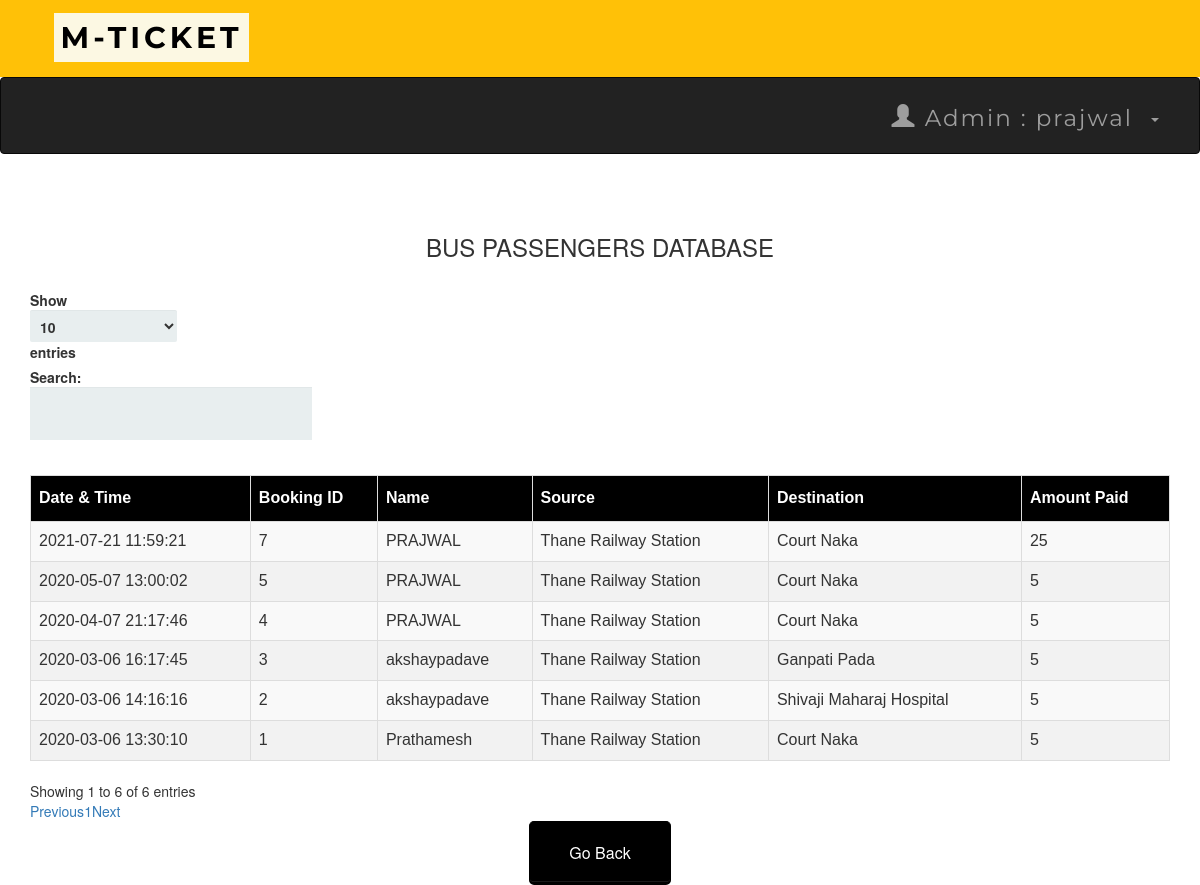
Page /adminbusdb.php (signed in) on the committed database.
### tables this page shows
CREATE TABLE `bustransactions` (
  `T_No.` int(10) NOT NULL,
  `email` varchar(50) NOT NULL,
  `source` varchar(50) NOT NULL,
  `dest` varchar(50) NOT NULL,
  `Name` varchar(50) NOT NULL,
  `Bus_No` int(11) NOT NULL,
  `NoOfpass` int(11) NOT NULL,
  `card_no` int(25) NOT NULL,
  `expmonth` int(2) NOT NULL,
  `expyear` int(2) NOT NULL,
  `cvv` int(3) NOT NULL,
  `pin` int(4) NOT NULL,
  `Date` datetime NOT NULL DEFAULT current_timestamp(),
  `Amt` int(10) NOT NULL
);

### adminbusdb.php (the view, shortened to what this page needs)
<?php
include 'connect.php' ;
include 'adminheader.php';
?>
 <!DOCTYPE html>
 <html>
 <link rel='stylesheet' href='index.css'>
      <head>
           <link rel="stylesheet" href="https://maxcdn.bootstrapcdn.com/bootstrap/3.3.6/css/bootstrap.min.css" />
           <link rel="stylesheet" href="https://cdn.datatables.net/1.10.12/css/dataTables.bootstrap.min.css" />
      </head>
      <body>
           <br /><br />
           <div class="container">
                <h3 align="center">BUS PASSENGERS DATABASE</h3>
                <br />
                <div class="table-responsive">
                     <table id="data" class="table table-striped table-bordered">
                          <thead>
                               <tr>
                                    <th> Date & Time</th>
                                    <th> Booking ID  </th>
                                    <th> Name </th>
                                    <th> Source </th>
                                    <th> Destination </th>
                                    <th> Amount Paid</th>
                               </tr>
                          </thead>
                          <tbody>
  <?php
   $result = mysqli_query($connect , "select * From bustransactions");
  while ($row = mysqli_fetch_assoc($result)):
  ?>
  <tr>
    <td><?php echo $row['Date']; ?></td>
    <td><?php echo $row['T_No.']; ?></td>
    <td><?php echo $row['Name']; ?></td>
    <td><?php echo $row['source']; ?></td>
    <td><?php echo $row['dest']; ?></td>
    <td><?php echo $row['Amt']; ?></td>
    </tr>
  <?php endwhile; ?>
</tbody>
                     </table>
                </div>
           </div>
      </body>
 </html>
<table align='center'>
<tr>
  <td><a href='admin.php'><button style="background-color: black ; border-color:black "  ><span style="color:white">Go Back </span> </button></a></td>
 </tr>

### adminheader.php (shortened to what this page needs)
<head>
  <link rel="stylesheet" href="https://maxcdn.bootstrapcdn.com/bootstrap/3.4.0/css/bootstrap.min.css">
  <link rel="stylesheet" href="https://maxcdn.bootstrapcdn.com/bootstrap/3.4.1/css/bootstrap.min.css">
   <link rel="stylesheet" href="https://maxcdn.bootstrapcdn.com/bootstrap/3.4.1/css/bootstrap.min.css">
</head>
<nav  class="navvvvvvbar navvvvvvbar-default navvvvvvbar-fixed-top">
      <div  class="  navvvvvvbar-brand navvvvvvbar-center"><b>&nbsp&nbsp&nbsp<mark>M-TICKET</mark></b>
</nav>
<nav class="navbar navbar-inverse">
  <div class="container-fluid">
    <div class="collapse navbar-collapse " id="myNavbar">
      <ul class="nav navbar-nav navbar-right">
         <li class="dropdown"><a class="dropdown-toggle" data-toggle="dropdown" href="#"><span class="glyphicon glyphicon-user"></span>
        Admin : <?php  echo " ". $_SESSION['name'] ."" ?> &nbsp<span class="caret"></span></a>
              </div>
    </div>
</nav>
</html>

### index.css (style rules this page uses)
*, *:before, *:after { -moz-box-sizing: border-box; -webkit-box-sizing: border-box; box-sizing: border-box; }
a { text-decoration:none; }
td { text-align: center; }
button { padding: 19px 39px 18px 39px; color: #FFF; background-color: #a8db34; font-size: 18px; text-align: center; font-style: normal; border-radius: 5px; width: 100%; border: 1px solid #71db34; border-width: 1px 1px 3px; box-shadow: 0 -1px 0 rgba(255,255,255,0.1) inset; margin-bottom: 10px; }

### adminheader.php (style rules this page uses)
.navbar { margin-bottom: 50px; border-radius: 0; font-family: Montserrat, sans-serif; margin-bottom: 0; border: 0; font-size: 23px !important; letter-spacing: 2px; opacity: 2; padding: 10px; }
.navvvvvvbar { font-family: Montserrat, sans-serif; margin-bottom: 0; background-color: #FFC107; border: 0; font-size: 30px !important; letter-spacing: 4px; text-align: left; padding: 17px; color:black; font-weight: 40000; }

### adminbusdb.php (style rules this page uses)
table#data { font-size:16px; font-family: "Trebuchet MS", Arial, Helvetica, sans-serif; border-collapse: collapse; border-spacing: 0; width: 100%; }
#data td, #data th { border: 1px solid #ddd; text-align: left; padding: 8px; }
#data tr:nth-child(even) { background-color: #f2f2f2 }
#data th { padding-top: 11px; padding-bottom: 11px; background-color: black; color: white; }

### rows in the picture
bustransactions: Date "2020-03-06 13:30:10", value "1", Name "Prathamesh", source "Thane Railway Station", dest "Court Naka", Amt "5"
bustransactions: Date "2020-03-06 14:16:16", value "2", Name "akshaypadave", source "Thane Railway Station", dest "Shivaji Maharaj Hospital", Amt "5"
bustransactions: Date "2020-03-06 16:17:45", value "3", Name "akshaypadave", source "Thane Railway Station", dest "Ganpati Pada", Amt "5"
bustransactions: Date "2020-04-07 21:17:46", value "4", Name "PRAJWAL", source "Thane Railway Station", dest "Court Naka", Amt "5"
bustransactions: Date "2020-05-07 13:00:02", value "5", Name "PRAJWAL", source "Thane Railway Station", dest "Court Naka", Amt "5"
bustransactions: Date "2021-07-21 11:59:21", value "7", Name "PRAJWAL", source "Thane Railway Station", dest "Court Naka", Amt "25"

### other values in the picture
$_SESSION['name'] "prajwal"
